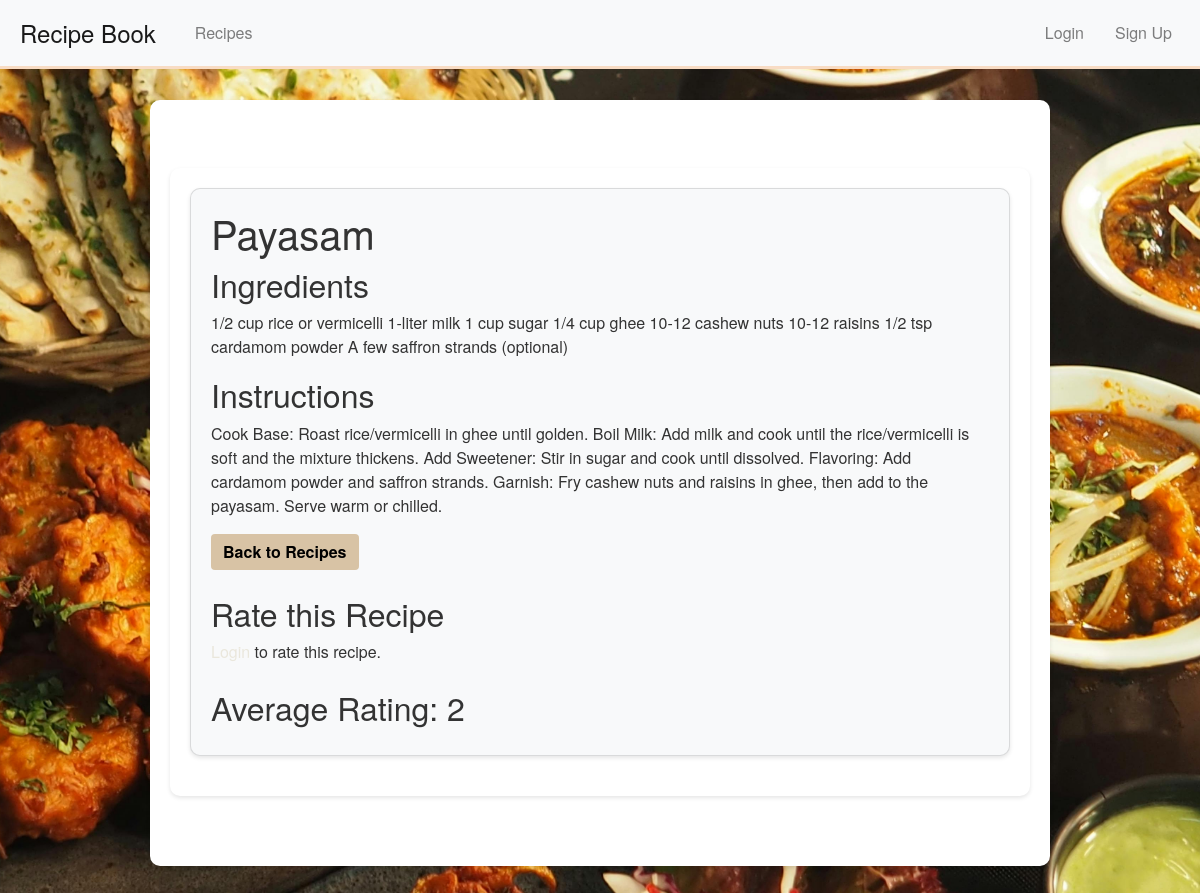
The page /recipes/9/ on the database its author committed.
### recipes/models.py (models this page shows, shortened)
class Recipe(models.Model):
    title = models.CharField(max_length=200)
    description = models.TextField()
    category = models.ForeignKey(Category, on_delete=models.CASCADE)
    ingredients = models.TextField()  # Assuming ingredients are stored as a text field
    instructions = models.TextField()  # Assuming instructions are stored as a text field
    image = models.ImageField(upload_to='recipe_images/', blank=True, null=True)
    author = models.ForeignKey(User, on_delete=models.CASCADE)

class Rating(models.Model):
    recipe = models.ForeignKey(Recipe, related_name='ratings', on_delete=models.CASCADE)
    user = models.ForeignKey(User, on_delete=models.CASCADE)
    value = models.PositiveSmallIntegerField()
    class Meta:
        unique_together = ('recipe', 'user')

### recipes/views.py (the view)
# urls.py: path('recipes/<int:pk>/', views.recipe_detail, name='recipe_detail'),
def recipe_detail(request, pk):
    recipe = get_object_or_404(Recipe, pk=pk)
    if request.method == 'POST':
        form = RatingForm(request.POST)
        if form.is_valid():
            rating, created = Rating.objects.update_or_create(
                user=request.user,
                recipe=recipe,
                defaults={'value': form.cleaned_data['value']}
            )
            messages.success(request, 'Your rating has been submitted!')
            return redirect('recipe_detail', pk=recipe.pk)
    else:
        form = RatingForm()
    return render(request, 'recipes/recipe_detail.html', {'recipe': recipe, 'form': form})

### recipes/templates/recipes/recipe_detail.html (shortened to what this page needs)
{% extends 'recipes/base.html' %}
{% load static %}
{% block content %}
<div class="container mt-5">
    <div class="card">
        <div class="card-body">
            <h1>{{ recipe.title }}</h1>
            <div class="recipe-info">
                <h2>Ingredients</h2>
                <p>{{ recipe.ingredients }}</p>
                <h2>Instructions</h2>
                <p>{{ recipe.instructions }}</p>
            </div>
            <div class="recipe-actions">
                <a href="{% url 'recipe_list' %}" class="btn btn-secondary">Back to Recipes</a>
            </div>
            <div class="rating-form mt-4">
                <h2>Rate this Recipe</h2>
                {% if user.is_authenticated %}
                <form method="post">
                    {% csrf_token %}
                    {{ form.as_p }}
                    <button type="submit" class="btn btn-primary">Submit Rating</button>
                </form>
                {% else %}
                <p><a href="{% url 'login' %}">Login</a> to rate this recipe.</p>
                {% endif %}
            </div>
            <div class="average-rating mt-4">
                <h2>Average Rating: {{ recipe.ratings.all|length }}</h2>
            </div>
        </div>
    </div>
</div>
{% endblock %}

### recipes/static/css/style.css (style rules this page uses)
a { color: #EAE7DC; text-decoration: none; }
.container { max-width: 900px; margin: 50px auto; padding: 20px; background-color: white; box-shadow: 0 2px 4px rgba(0, 0, 0, 0.1); border-radius: 10px; }
.card { background-color: #F8F9FA; border-radius: 10px; margin-bottom: 20px; box-shadow: 0 2px 4px rgba(0, 0, 0, 0.1); transition: transform 0.3s, box-shadow 0.3s; }
.card .btn { background-color: #D8C3A5; border: none; color: black; font-weight: bold; }

### rows shown on the page
Recipe: title "Payasam", ingredients "1/2 cup rice or vermicelli 1-liter milk 1 cup sugar 1/4 cup ghee 10-12 cashew nuts 10-12 raisins 1/2 tsp cardamom powder A few saffron strands (optional)", instructions "Cook Base: Roast rice/vermicelli in ghee until golden. Boil Milk: Add milk and cook until the rice/vermicelli is soft and the mixture thickens. Add Sweetener: Stir in sugar and cook until dissolved. Flavoring: Add cardamom powder and saffron strands. Garnish: Fry cashew nuts and raisins in ghee, then add to the payasam. Serve warm or chilled.", ratings.all|length "2"
